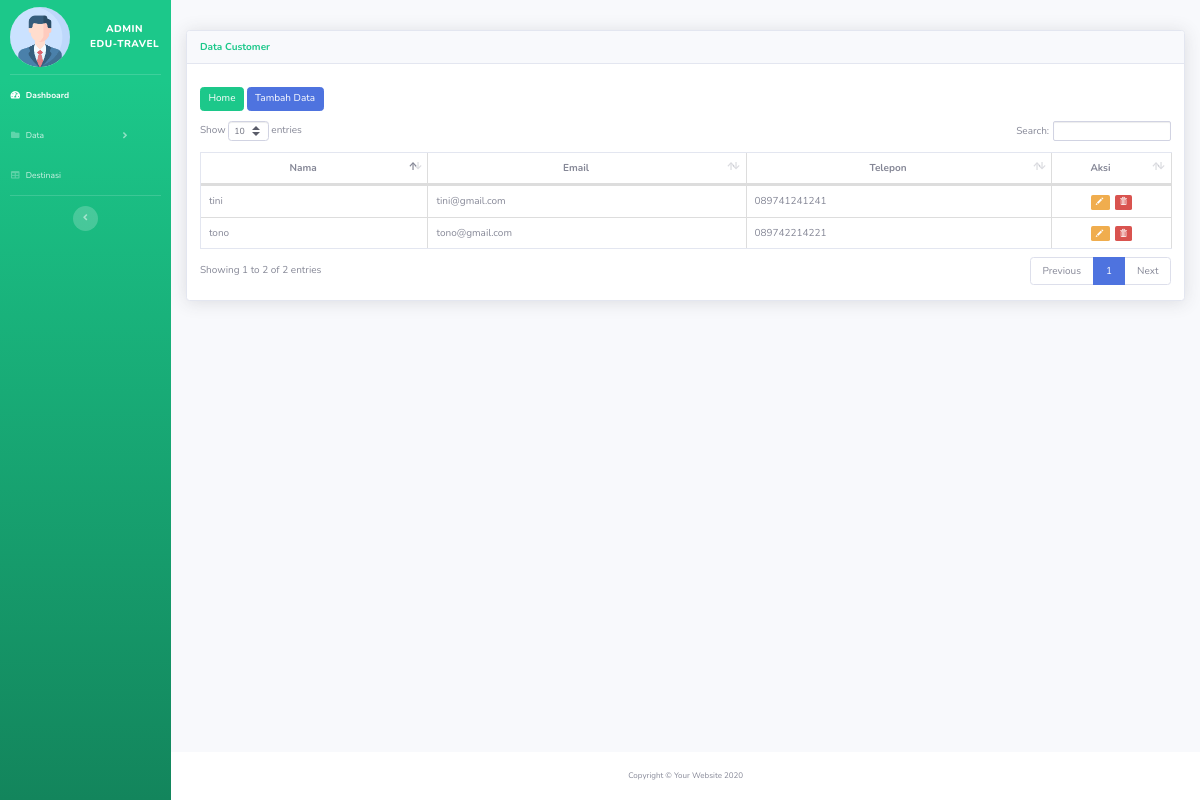
/travelling/admin_page/customer/customer.php (signed in), run on an earlier commit of the app's database.
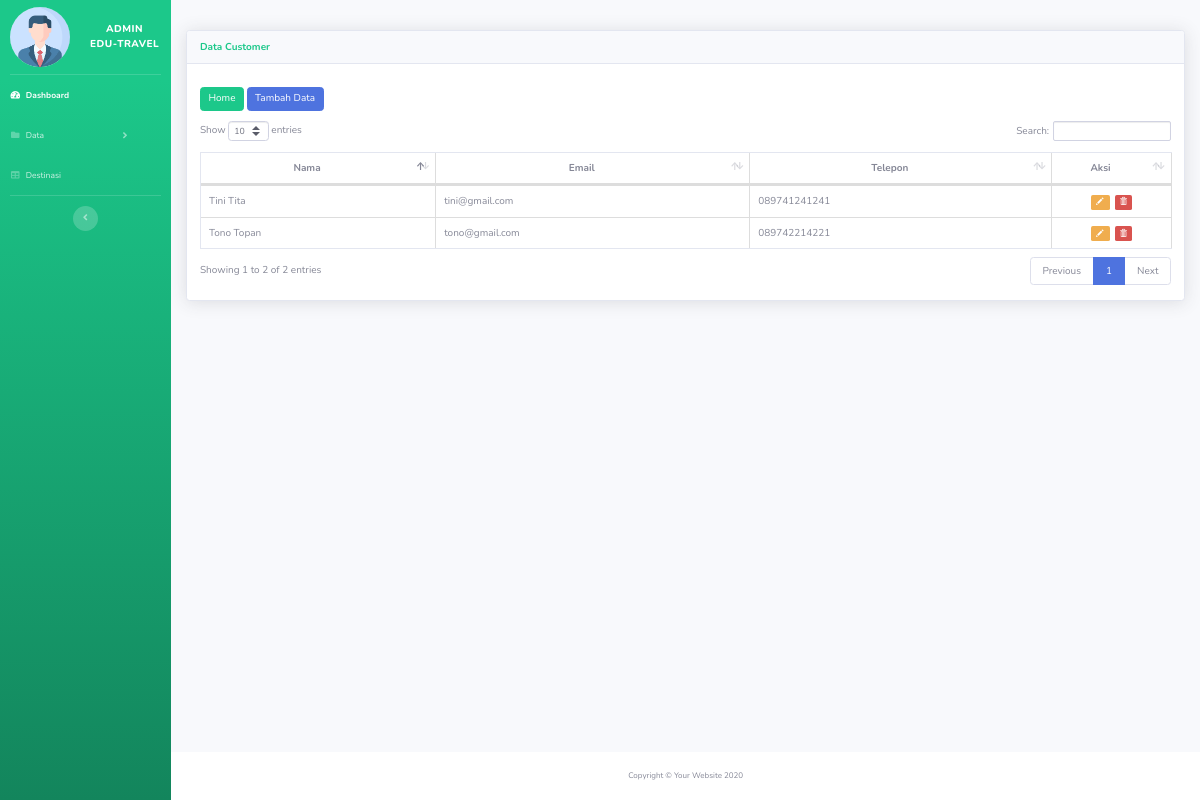
And on a later commit of the database.
### tables this page shows
CREATE TABLE `customer` (
  `id_customer` int(11) NOT NULL,
  `nama` varchar(50) NOT NULL,
  `email` varchar(50) NOT NULL,
  `telepon` varchar(13) NOT NULL
);

### travelling/admin_page/customer/customer.php (the view, shortened to what the changed rows need)
<!DOCTYPE html>
<html lang="en">
<head>
    <link href="../vendor/fontawesome-free/css/all.min.css" rel="stylesheet" type="text/css">
    <link rel="stylesheet" href="https://maxcdn.bootstrapcdn.com/bootstrap/3.4.1/css/bootstrap.min.css">
    <link href="../css/sb-admin-2.min.css" rel="stylesheet">
    <link href="../vendor/datatables/dataTables.bootstrap4.min.css" rel="stylesheet">
</head>
<body id="page-top">
    <div id="wrapper">
        <div id="content-wrapper" class="d-flex flex-column">
            <div id="content">
                <div class="container">
                    <div class="card shadow mb-4 mt-5">
                        <div class="card-body">
                            <div class="table-responsive">
                                <table class="table table-bordered" id="dataTable" width="100%" cellspacing="0">
                                    <thead>
                                        <tr style="text-align: center;">
                                            <th>Nama</th>
                                            <th>Email</th>
                                            <th>Telepon</th>
                                            <th style="width: 80px;">Aksi</th>
                                        </tr>
                                    </thead>
                                    <tbody>
                                        <?php
                                        require_once '../../koneksi.php';
                                        $sql = "SELECT * FROM customer";
                                        $query = mysqli_query($koneksi, $sql);
                                        while ($data = mysqli_fetch_array($query)) {
                                            ?>
                                            <tr>
                                                <td>
                                                    <?= $data['nama']; ?>
                                                </td>
                                                <td>
                                                    <?= $data['email']; ?>
                                                </td>
                                                <td>
                                                    <?= $data['telepon']; ?>
                                                </td>
                                                <td style="text-align: center;">
                                                    <a href="edit.php?id_customer=<?php echo $data["id_customer"] ?>"
                                                        class="label label-warning"> <span
                                                            class="glyphicon glyphicon-pencil"></span>
                                                    </a>
                                                    <a href="hapus.php?id_customer=<?php echo $data["id_customer"] ?>"
                                                        class="label label-danger"> <span
                                                            class="glyphicon glyphicon-trash"></span>
                                                    </a>
                                                </td>
                                            </tr>
                                        <?php } ?>
                                    </tbody>
                                </table>
                            </div>
                        </div>
                    </div>
                </div>
            </div>
        </div>
    </div>
</body>
</html>

What changed in the data, as far as the page shows it:
changed customer "tono@gmail.com": nama "tono" → "Tono Topan"
changed customer "tini@gmail.com": nama "tini" → "Tini Tita"
